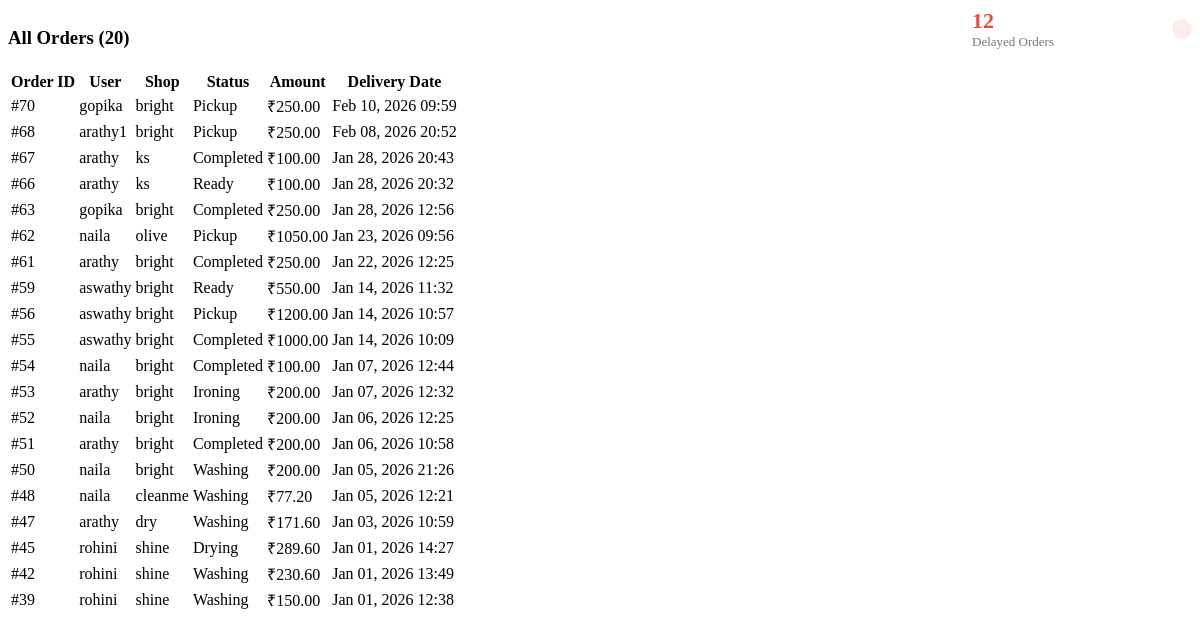
Page /admin-panel/orders/filter/ on the earlier database version.
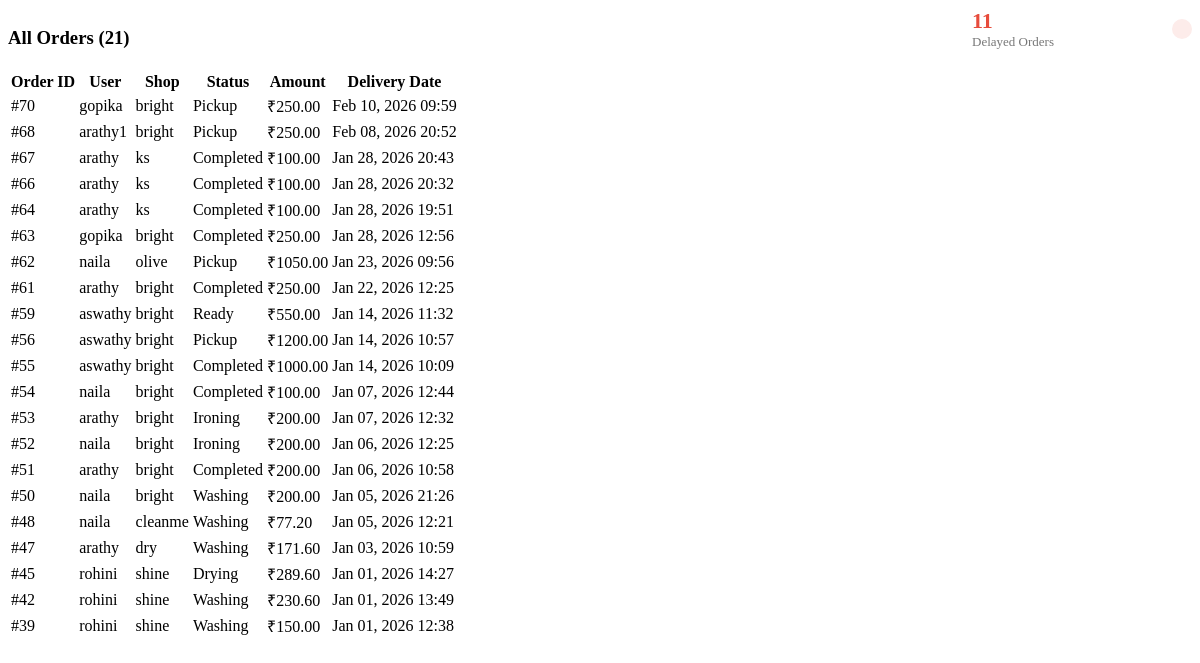
Same page on the later database version.
### shop/models.py (models this page shows, shortened)
class Order(models.Model):
    STATUS_CHOICES = [
        ('Pending', 'Pending'),
        ('Pickup', 'Pickup'),
        ('Washing', 'Washing'),
        ('Drying', 'Drying'),
        ('Ironing', 'Ironing'),
        ('Ready', 'Ready for Pickup'),
        ('Completed', 'Completed'),
    ]
    PAYMENT_CHOICES = [
        ('Pending', 'Pending'),
        ('Completed', 'Completed'),
    ]
    last_reminder_sent = models.DateTimeField(null=True, blank=True)
    user = models.ForeignKey(User, on_delete=models.CASCADE)
    shop = models.ForeignKey(LaundryShop, on_delete=models.CASCADE)
    branch = models.ForeignKey(Branch, on_delete=models.SET_NULL, null=True, blank=True)
    pending_notification_sent = models.BooleanField(default=False)
    cloth_status = models.CharField(
        max_length=20,
        choices=STATUS_CHOICES,
        default='Pending'
    )
    payment_status = models.CharField(
        max_length=20,
        choices=PAYMENT_CHOICES,
        default='Pending'
    )
    overdue_notification_sent = models.BooleanField(default=False)
    pickup_date = models.DateTimeField(blank=True, null=True)
    delivery_date = models.DateTimeField(blank=True, null=True)
    predicted_delivery = models.DateTimeField(null=True, blank=True)
    delivery_name = models.CharField(max_length=100, blank=True)
    delivery_phone = models.CharField(max_length=15, blank=True)
    delivery_address = models.TextField(blank=True)
    special_instructions = models.TextField(blank=True)
    platform_fee = models.DecimalField(max_digits=10, decimal_places=2, default=0)
    delivery_fee = models.DecimalField(max_digits=10, decimal_places=2, default=0)
    created_at = models.DateTimeField(default=timezone.now)
    gst_amount = models.DecimalField(max_digits=10, decimal_places=2, default=0)
    amount = models.DecimalField(max_digits=10, decimal_places=2, default=0)
    base_amount = models.DecimalField(max_digits=10, decimal_places=2, default=0)
    razorpay_payment_id = models.CharField(max_length=100, blank=True, null=True)
    razorpay_order_id = models.CharField(max_length=100, blank=True, null=True)

class LaundryShop(models.Model):
    name = models.CharField(max_length=100, unique=True)
    email = models.EmailField(unique=True)
    password = models.CharField(max_length=128, blank=True)
    address = models.TextField(blank=True)
    phone = models.CharField(max_length=15, blank=True)
    city = models.CharField(max_length=100, blank=True)
    latitude = models.FloatField(blank=True, null=True)
    longitude = models.FloatField(blank=True, null=True)
    is_approved = models.BooleanField(default=False)
    is_open = models.BooleanField(default=True)
    created_at = models.DateTimeField(default=timezone.now)
    razorpay_account_id = models.CharField(
        max_length=100,
        blank=True,
        null=True,
        help_text="Razorpay Account ID for marketplace payments"
    )
    razorpay_key_id = models.CharField(
        max_length=100,
        blank=True,
        null=True,
        help_text="Razorpay Key ID for shop payments"
    )
    razorpay_key_secret = models.CharField(
        max_length=100,
        blank=True,
        null=True,
        help_text="Razorpay Key Secret for shop payments"
    )
    bank_account_holder_name = models.CharField(
        max_length=100,
        blank=True,
        null=True,
        help_text="Account holder name as per bank records"
    )
    bank_account_number = models.CharField(
        max_length=50,
        blank=True,
        null=True,
        help_text="Bank account number"
    )
    bank_ifsc_code = models.CharField(
        max_length=11,
        blank=True,
        null=True,
        help_text="IFSC code (e.g., HDFC0001234)"
    )
    bank_name = models.CharField(
        max_length=100,
        blank=True,
        null=True,
        help_text="Bank name (e.g., HDFC Bank, SBI)"
    )
    bank_branch = models.CharField(
        max_length=100,
        blank=True,
        null=True,
        help_text="Bank branch name"
    )
    bank_account_type = models.CharField(
        max_length=20,
        choices=[
            ('Savings', 'Savings'),
            ('Current', 'Current'),
        ],
        blank=True,
        null=True,
        help_text="Type of bank account"
    )

### shop/views.py (the view)
# urls.py: path("admin-panel/orders/filter/", views.admin_orders_filter, name="admin_orders_filter"),
def admin_orders_filter(request):
    orders = Order.objects.filter(payment_status="Completed").select_related("user", "shop").order_by("-created_at")
    search = request.GET.get("search", "").strip()
    status = request.GET.get("status", "").strip()
    delayed = request.GET.get("delayed") # ✅ The separate view trigger
    if search:
        orders = orders.filter(
            Q(user__username__icontains=search) |
            Q(id__icontains=search)
        )
    if status:
        orders = orders.filter(cloth_status=status)
    if delayed == "1":
        now = timezone.now()
        orders = orders.filter(delivery_date__lt=now).exclude(cloth_status="Completed")
    delayed_orders_count = Order.objects.filter(
        payment_status="Completed",
        delivery_date__lt=timezone.now()
    ).exclude(cloth_status="Completed").count()
    return render(request, "admin/partials/orders_table.html", {
        "orders": orders,
        "delayed_orders_count": delayed_orders_count,
        "is_delayed_view": delayed == "1" # Flag to show 'Back' button in template
    })

### shop/templates/admin/partials/orders_table.html (shortened to what this page needs)
<div style="display:flex; justify-content:space-between; align-items:center; margin-bottom:20px; gap:20px; flex-wrap:wrap;">
    <h3 style="margin-bottom:0">
        {% if is_delayed_view %}
            <span style="color: #e74c3c;"><i class="fas fa-exclamation-circle"></i> Delayed Orders</span>
        {% else %}
            All Orders
        {% endif %}
        ({{ orders.count }})
    </h3>
    {% if is_delayed_view %}
        <button class="btn btn-secondary" onclick="loadAllOrders()">
            <i class="fas fa-arrow-left"></i> View All Orders
        </button>
    {% else %}
        <div class="stat-card" style="min-width:220px; cursor:pointer;" onclick="showDelayedOrders()">
            <div class="stat-card-header" style="display:flex; align-items:center; justify-content:space-between;">
                <div>
                    <div class="stat-card-value" style="color:#e74c3c; font-size:22px; font-weight:700;">
                        {{ delayed_orders_count }}
                    </div>
                    <div class="stat-card-label" style="font-size:13px; color:#777;">Delayed Orders</div>
                </div>
                <div class="stat-card-icon" style="color: #e74c3c; background: #fdecea; padding: 10px; border-radius: 50%;">
                </div>
            </div>
        </div>
    {% endif %}
</div>
{% if orders %}
<table class="data-table">
    <thead>
        <tr>
            <th>Order ID</th>
            <th>User</th>
            <th>Shop</th>
            <th>Status</th>
            <th>Amount</th>
            <th>Delivery Date</th>
        </tr>
    </thead>
    <tbody>
        {% for order in orders %}
        <tr>
            <td>#{{ order.id }}</td>
            <td>{{ order.user.username }}</td>
            <td>{{ order.shop.name|default:"N/A" }}</td>
            <td>
                <span class="status-badge status-{{ order.cloth_status|lower }}">
                    {{ order.cloth_status }}
                </span>
            </td>
            <td>₹{{ order.amount|floatformat:2 }}</td>
            <td>{{ order.created_at|date:"M d, Y H:i" }}</td>
        </tr>
        {% endfor %}
    </tbody>
</table>
{% else %}
<div class="empty-state">
    <i class="fas fa-inbox"></i>
    <p>No orders found</p>
</div>
{% endif %}

Differences in the rows shown:
changed Order "Jan 28, 2026 20:32": cloth_status "Ready" → "Completed"
now on this page (row edited): Order: id "64", user.username "arathy", shop.name "ks", cloth_status "Completed", amount "100.00", created_at "Jan 28, 2026 19:51"
Other differences:
{{ orders.count }}: "20" → "21"
{{ delayed_orders_count }}: "12" → "11"
